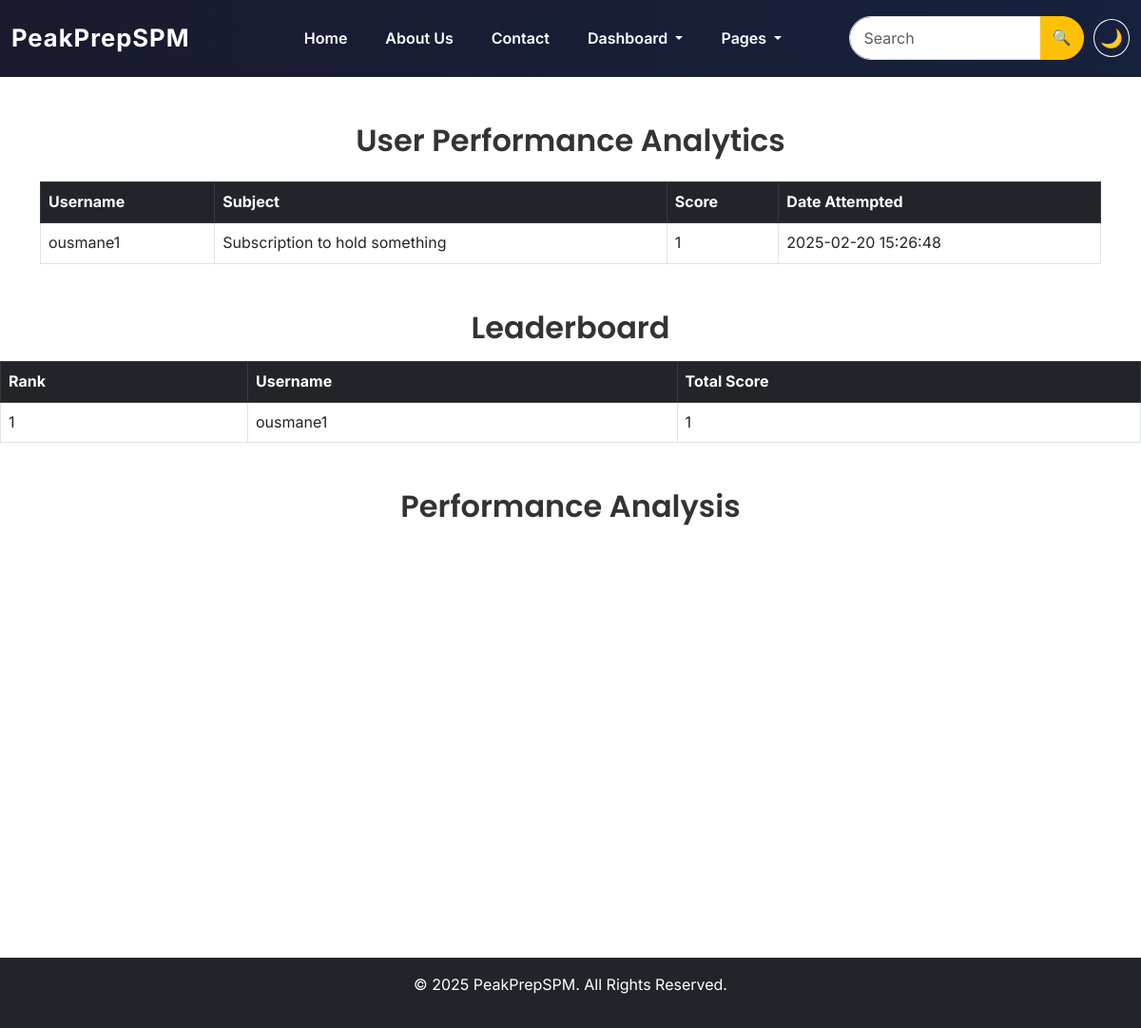
Page /pages/manage_performance.php (signed in) on the committed database.
### tables this page shows
CREATE TABLE `results` (
  `id` int(11) NOT NULL,
  `user_id` int(11) NOT NULL,
  `quiz_id` int(11) NOT NULL,
  `score` int(11) NOT NULL,
  `created_at` timestamp NOT NULL DEFAULT current_timestamp(),
  `attempt_date` timestamp NOT NULL DEFAULT current_timestamp(),
  `feedback` text DEFAULT NULL
);

CREATE TABLE `users` (
  `id` int(11) NOT NULL,
  `username` varchar(50) NOT NULL,
  `email` varchar(100) NOT NULL,
  `password` varchar(255) NOT NULL,
  `role` enum('student','teacher','admin') NOT NULL,
  `created_at` timestamp NOT NULL DEFAULT current_timestamp(),
  `badge` varchar(20) DEFAULT 'Bronze',
  `full_name` varchar(255) DEFAULT NULL,
  `profile_picture` varchar(255) DEFAULT NULL,
  `theme` varchar(10) DEFAULT 'light'
);

CREATE TABLE `quizzes` (
  `id` int(11) NOT NULL,
  `teacher_id` int(11) NOT NULL,
  `class_id` int(11) NOT NULL,
  `created_by` int(11) NOT NULL,
  `subject` varchar(50) NOT NULL,
  `level` enum('form4','form5') NOT NULL,
  `question` text NOT NULL,
  `option_a` varchar(255) NOT NULL,
  `option_b` varchar(255) NOT NULL,
  `option_c` varchar(255) NOT NULL,
  `option_d` varchar(255) NOT NULL,
  `correct_option` char(1) NOT NULL,
  `explanation` text NOT NULL
);

### pages/manage_performance.php (the view, shortened to what this page needs)
<?php
include '../includes/header.php';
include '../includes/db.php';
$sql = "SELECT users.username, results.quiz_id, results.score, results.attempt_date, quizzes.subject
        FROM results
        JOIN users ON results.user_id = users.id
        JOIN quizzes ON results.quiz_id = quizzes.id
        ORDER BY results.attempt_date DESC";
$performance = $conn->query($sql);
?>
<div class="container mt-5">
    <h2 class="text-center">User Performance Analytics</h2>
    <table class="table table-bordered mt-4">
        <thead class="table-dark">
            <tr>
                <th>Username</th>
                <th>Subject</th>
                <th>Score</th>
                <th>Date Attempted</th>
            </tr>
        </thead>
        <tbody>
            <?php while ($row = $performance->fetch_assoc()): ?>
            <tr>
                <td><?php echo htmlspecialchars($row['username']); ?></td>
                <td><?php echo htmlspecialchars($row['subject']); ?></td>
                <td><?php echo $row['score']; ?></td>
                <td><?php echo $row['attempt_date']; ?></td>
            </tr>
            <?php endwhile; ?>
        </tbody>
    </table>
</div>
<h2 class="text-center mt-5">Leaderboard</h2>
<table class="table table-bordered mt-3">
    <thead class="table-dark">
        <tr>
            <th>Rank</th>
            <th>Username</th>
            <th>Total Score</th>
        </tr>
    </thead>
    <tbody>
        <?php
        $leaderboardQuery = "SELECT users.username, SUM(results.score) AS total_score
                             FROM results
                             JOIN users ON results.user_id = users.id
                             GROUP BY users.id
                             ORDER BY total_score DESC
                             LIMIT 10";
        $leaderboard = $conn->query($leaderboardQuery);
        $rank = 1;
        while ($row = $leaderboard->fetch_assoc()):
        ?>
        <tr>
            <td><?php echo $rank++; ?></td>
            <td><?php echo htmlspecialchars($row['username']); ?></td>
            <td><?php echo $row['total_score']; ?></td>
        </tr>
        <?php endwhile; ?>
    </tbody>
</table>
<div class="container mt-5">
    <h2 class="text-center">Performance Analysis</h2>
    <div id="performance_chart" style="width: 100%; height: 400px;"></div>
</div>
<?php include '../includes/footer.php'; ?>

### assets/css/style.css (style rules this page uses)
body { font-family: 'Inter', sans-serif; font-size: 16px; line-height: 1.6; color: #333; }
h1, h2, h3, h4, h5, h6 { font-family: 'Poppins', sans-serif; font-weight: 600; }

### rows in the picture
results: user.username "ousmane1", quiz.subject "Subscription to hold something", score "1", attempt_date "2025-02-20 15:26:48"

### other values in the picture
$row['username'] "ousmane1"
$row['total_score'] "1"
